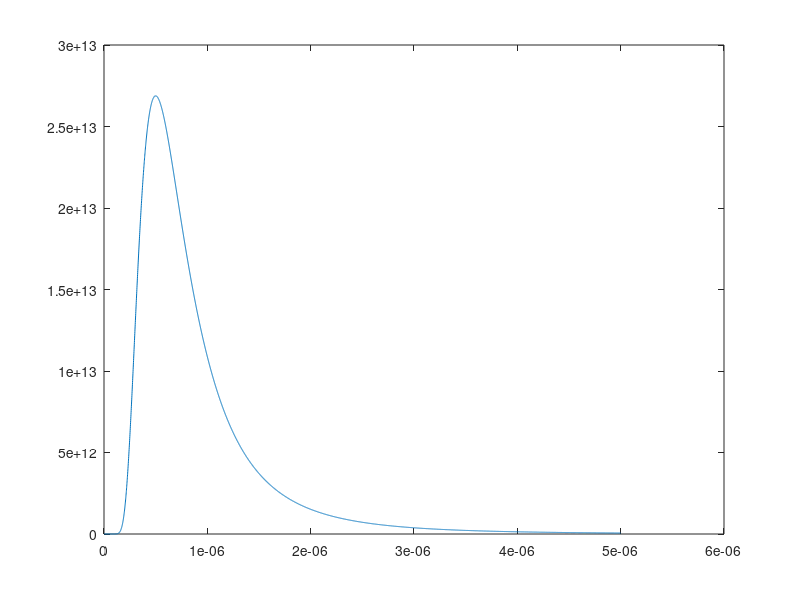

Source code (MATLAB):
%% optic link
%% contants
kb = 1.380649e-23;   %Boltzmann constant [J K-1]
c = 2.99792458e8;   %speed of light [m s-2]
h = 6.62607015e-34;  % [J Hz-1]

R_s = 6.9634e8;  %sun radius [m]
au = 1.496e11;  %1au [m]

%% BB
T = 5800; %temp [k]
l = (1:1:5000)*1e-9; %wavelength [m]
B = 2*h*c^2./l.^5*1./(exp(h*c./(l*kb*T))-1);

figure()
plot(l,B)

trapz(l,B)*pi*R_s^2/au^2;

%% laser
l = 1550e-9;  %laser wavelength (m)
P_tx = 200e-3;  %tx power (W)
pnt_er = 0;  %pointing error (rad)
% dist = 500e3;  %dist to target (m)
dist = 517.6e3;
r_rx = .28/2;  %recieve aperture radius (m)

FWHM_div_tx= 1300e-6;  %FWHM beam divergence(rad)
rad_tx = l/(pi*(FWHM_div_tx/sqrt(2*log(2))));  % beam waist w_0 (m)

rad_rx = rad_tx*sqrt(1+(l*dist/(pi*rad_tx^2))^2);  %beam radius w at dist (m)
dist_off_rx = tan(pnt_er)*dist;  %off axis dist (m)
irad_rx = P_tx*2/(pi*rad_rx^2)*exp(-2*dist_off_rx^2/rad_rx^2);  %rx iradiance (W/m^2)
P_rx = irad_rx*pi*r_rx^2;  %rx power (W)

l_other = 11.27+3.62;  %other losses
P_rx = P_rx/(10^(l_other/10));

n_phot_l = P_rx/(h*c/l);  %photon rate (#/s)

%% Vega
Flux_V = 3.06e-10;  %vega J band flux (erg s-1 cm-2 A-1)
Flux_V = Flux_V*10^-7*100^2*10^10;  %(W m-3)
bw = 1700e-9 - 900e-9;  %SWIR cam bandwidth, no filter (m)
% bw = 10e-9;  %SWIR cam bandwidth,  filter (m)
irad_rx = Flux_V*bw;  %rx iradiance (W/m^2)
P_rx = irad_rx*pi*r_rx^2;  %rx power (W)

n_phot_v = P_rx/(h*c/1550e-9);  %photon rate (#/s)

%% Solar-type
T = 5800; %temp [k]
l = (900:1:1700)*1e-9; %wavelength, no filter [m]
% l = (1550-6:1:1550+6)*1e-9; %wavelength, filter [m]
B = 2*h*c^2./l.^5*1./(exp(h*c./(l*kb*T))-1);  %spectral radiance (W/m^3/sr)
B_phot = B./(h*c./l);  %photon flux (#/s/m^3/sr)

% figure()
% plot(l,B_phot)

B_phot = B_phot*pi*R_s^2/au^2;  %photon flux (#/s/m^3)
B_phot_0 = B_phot*10^(-0.4*26.74);  %photon flux of mag 0 solar-type star (#/s/m^3)
n_phot_0 = trapz(l,B_phot_0)*pi*r_rx^2;  %photon rate (#/s)

B_0 = trapz(l,B_phot_0.*(h*c./l))*pi*r_rx^2;  %Power through aperature (W)

V_laser = -2.5*log10(n_phot_l/n_phot_0);

%% sky background
sky = 10^6;  %sky background est (#/s/m^2/um/arcsec^2)
sky = sky*10^6;  %sky background est (#/s/m^3/arcsec^2)
sky = sky*2.719^2*pi*r_rx^2;  %sky background est (#/s/m/pix)

% bw = 1700e-9 - 900e-9;  %SWIR cam bandwidth, no filter (m)
bw = 10e-9;  %SWIR cam bandwidth,  filter (m)

n_phot_b = bw*sky;  %background photon rate (#/s/pix)

%% NEI
nei = 1.2e9;  %(#/cm^2/s)
nei = nei*(12.5e-4)^2;  %(#/pix/s)

%% ir cam im sim
% n_phot_l

fwhm = 2;  %in pixels
sigma = fwhm/(sqrt(8*log(2)));
A = 1;  %total signal
% figure()
% inds = -10:0.1:10;
% plot(inds,normpdf(inds,0,sigma))

peak = A/(2*pi*sigma^2);  %peak pixel center val
peak_pix = A*erf(1/(2*sqrt(2)*sigma))^2;  %peak pixel total val (analytical), source at center
% peak_pix_p = A/4*erf(1/(sqrt(2)*sigma))^2;  %peak pixel total val (analytical), source at corner

%arbitrary limits
% xmin = -.5;xmax=0.5;
% ymin = -.5;ymax=0.5;
% peak_pix = A/4*(erf(xmax/(sqrt(2)*sigma))-erf(xmin/(sqrt(2)*sigma)))*...
%     (erf(ymax/(sqrt(2)*sigma))-erf(ymin/(sqrt(2)*sigma)));

%% oprs
opr_dts = 1e-3*[0.20 0.28 0.39 0.55 0.78 1.09 1.53 2.14 3.01 4.22 5.92 8.31 11.67 16.37];  %(s)
opr_gs = [11000 6200 3500 2000 1100 620 350 190 110 62 35 19 11 6.1];  %(e-/count)

opr_n = 6;
opr_dt = opr_dts(opr_n+1);
opr_g = opr_gs(opr_n+1);

n_phot = n_phot_l;
% n_phot = n_phot_0*0.1;

peak_pix_adu = n_phot*opr_dt/opr_g*peak_pix;

offset = 2;  %pix
offset_pix_adu = n_phot*opr_dt/opr_g*(exp(-offset^2/(2*sigma^2))/(2*pi*sigma^2));  %val at center of pix



